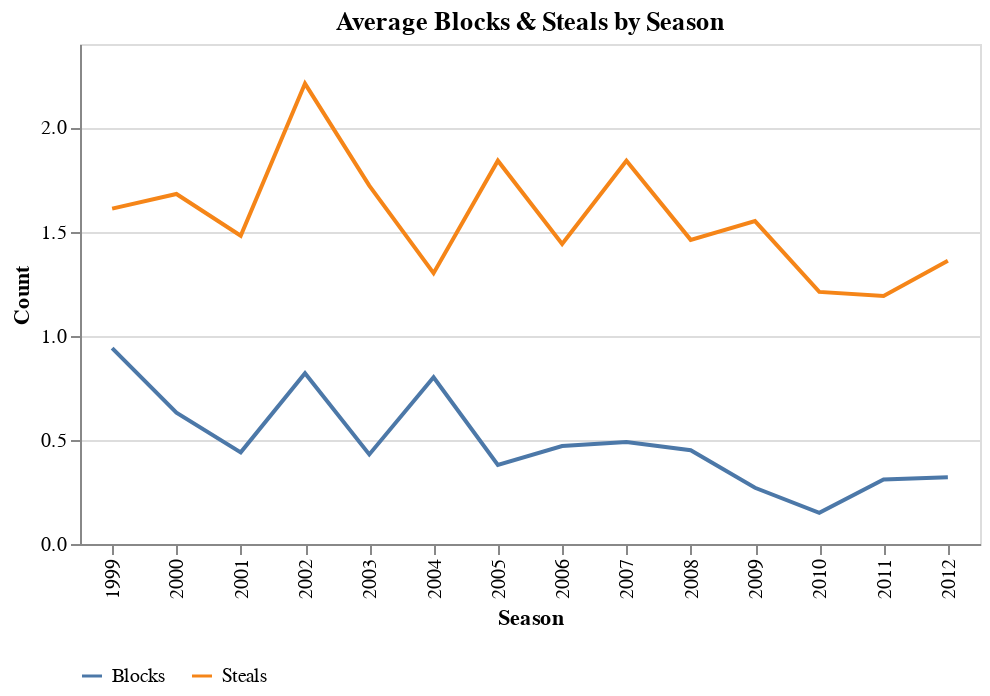

Here is the notebook cell this chart was saved with:
### Code cell
alt.Chart(df_chart_4[(df_chart_4['Player'] == 'Kobe Bryant') & (df_chart_4['Stage'] == 'Regular_Season')]).mark_line().encode(
        y = alt.Y('per_game', title = 'Count'),
        x = alt.X('Season:O'),
        color = alt.Color('Blocks/Steals', legend = alt.Legend(orient = 'bottom', title = "")),
        tooltip=['Player', 'Stage', 'Season', 'Blocks/Steals', 'per_game']
        ).properties(title='Average Blocks & Steals by Season', width=450, height = 250)

### Figure 1 — Vega-Lite specification as saved in the notebook (floating-point values rounded to 4 significant figures)
{"config": {"view": {"continuousWidth": 400, "continuousHeight": 300}}, "data": {"name": "data-06289ce61954711a212ac1ba66544b82"}, "mark": "line", "encoding": {"color": {"type": "nominal", "field": "Blocks/Steals", "legend": {"orient": "bottom", "title": ""}}, "tooltip": [{"type": "nominal", "field": "Player"}, {"type": "nominal", "field": "Stage"}, {"type": "quantitative", "field": "Season"}, {"type": "nominal", "field": "Blocks/Steals"}, {"type": "quantitative", "field": "per_game"}], "x": {"type": "ordinal", "field": "Season"}, "y": {"type": "quantitative", "field": "per_game", "title": "Count"}}, "height": 250, "title": "Average Blocks & Steals by Season", "width": 450, "$schema": "https://vega.github.io/schema/vega-lite/v4.8.1.json", "datasets": {"data-06289ce61954711a212ac1ba66544b82": [{"Player": "Kobe Bryant", "Season": 1999, "Stage": "Regular_Season", "Blocks/Steals": "Blocks", "per_game": 0.94}, {"Player": "Kobe Bryant", "Season": 2000, "Stage": "Regular_Season", "Blocks/Steals": "Blocks", "per_game": 0.63}, {"Player": "Kobe Bryant", "Season": 2001, "Stage": "Regular_Season", "Blocks/Steals": "Blocks", "per_game": 0.44}, {"Player": "Kobe Bryant", "Season": 2002, "Stage": "Regular_Season", "Blocks/Steals": "Blocks", "per_game": 0.82}, {"Player": "Kobe Bryant", "Season": 2003, "Stage": "Regular_Season", "Blocks/Steals": "Blocks", "per_game": 0.43}, {"Player": "Kobe Bryant", "Season": 2004, "Stage": "Regular_Season", "Blocks/Steals": "Blocks", "per_game": 0.8}, {"Player": "Kobe Bryant", "Season": 2005, "Stage": "Regular_Season", "Blocks/Steals": "Blocks", "per_game": 0.38}, {"Player": "Kobe Bryant", "Season": 2006, "Stage": "Regular_Season", "Blocks/Steals": "Blocks", "per_game": 0.47}, {"Player": "Kobe Bryant", "Season": 2007, "Stage": "Regular_Season", "Blocks/Steals": "Blocks", "per_game": 0.49}, {"Player": "Kobe Bryant", "Season": 2008, "Stage": "Regular_Season", "Blocks/Steals": "Blocks", "per_game": 0.45}, {"Player": "Kobe Bryant", "Season": 2009, "Stage": "Regular_Season", "Blocks/Steals": "Blocks", "per_game": 0.27}, {"Player": "Kobe Bryant", "Season": 2010, "Stage": "Regular_Season", "Blocks/Steals": "Blocks", "per_game": 0.15}, {"Player": "Kobe Bryant", "Season": 2011, "Stage": "Regular_Season", "Blocks/Steals": "Blocks", "per_game": 0.31}, {"Player": "Kobe Bryant", "Season": 2012, "Stage": "Regular_Season", "Blocks/Steals": "Blocks", "per_game": 0.32}, {"Player": "Kobe Bryant", "Season": 1999, "Stage": "Regular_Season", "Blocks/Steals": "Steals", "per_game": 1.61}, {"Player": "Kobe Bryant", "Season": 2000, "Stage": "Regular_Season", "Blocks/Steals": "Steals", "per_game": 1.68}, {"Player": "Kobe Bryant", "Season": 2001, "Stage": "Regular_Season", "Blocks/Steals": "Steals", "per_game": 1.48}, {"Player": "Kobe Bryant", "Season": 2002, "Stage": "Regular_Season", "Blocks/Steals": "Steals", "per_game": 2.21}, {"Player": "Kobe Bryant", "Season": 2003, "Stage": "Regular_Season", "Blocks/Steals": "Steals", "per_game": 1.72}, {"Player": "Kobe Bryant", "Season": 2004, "Stage": "Regular_Season", "Blocks/Steals": "Steals", "per_game": 1.3}, {"Player": "Kobe Bryant", "Season": 2005, "Stage": "Regular_Season", "Blocks/Steals": "Steals", "per_game": 1.84}, {"Player": "Kobe Bryant", "Season": 2006, "Stage": "Regular_Season", "Blocks/Steals": "Steals", "per_game": 1.44}, {"Player": "Kobe Bryant", "Season": 2007, "Stage": "Regular_Season", "Blocks/Steals": "Steals", "per_game": 1.84}, {"Player": "Kobe Bryant", "Season": 2008, "Stage": "Regular_Season", "Blocks/Steals": "Steals", "per_game": 1.46}, {"Player": "Kobe Bryant", "Season": 2009, "Stage": "Regular_Season", "Blocks/Steals": "Steals", "per_game": 1.55}, {"Player": "Kobe Bryant", "Season": 2010, "Stage": "Regular_Season", "Blocks/Steals": "Steals", "per_game": 1.21}, {"Player": "Kobe Bryant", "Season": 2011, "Stage": "Regular_Season", "Blocks/Steals": "Steals", "per_game": 1.19}, {"Player": "Kobe Bryant", "Season": 2012, "Stage": "Regular_Season", "Blocks/Steals": "Steals", "per_game": 1.36}]}}
